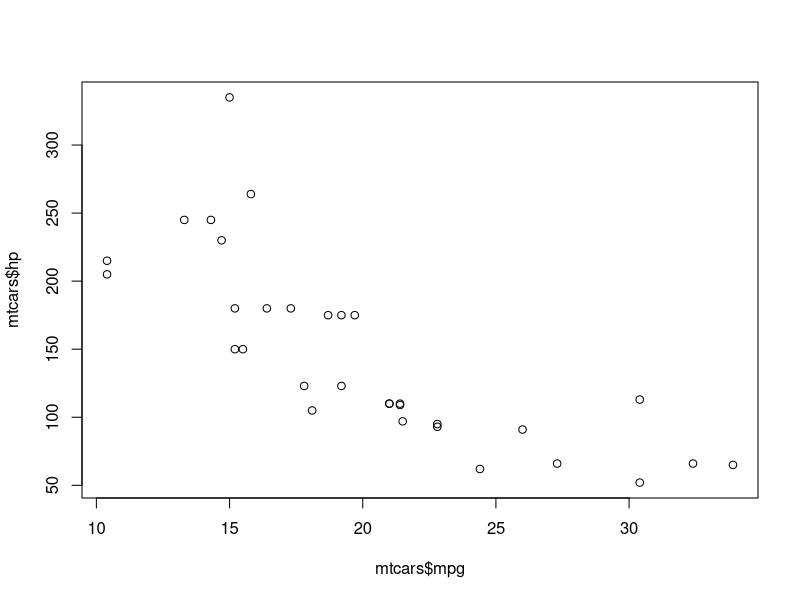
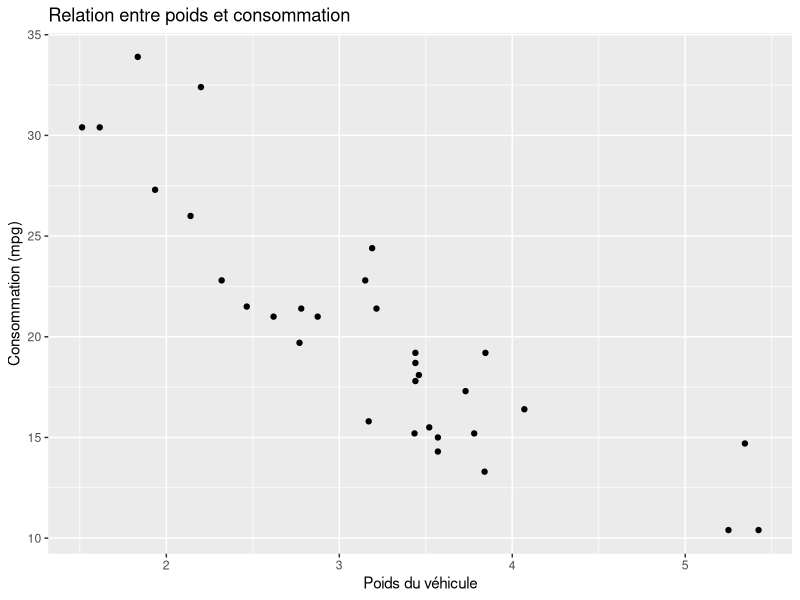
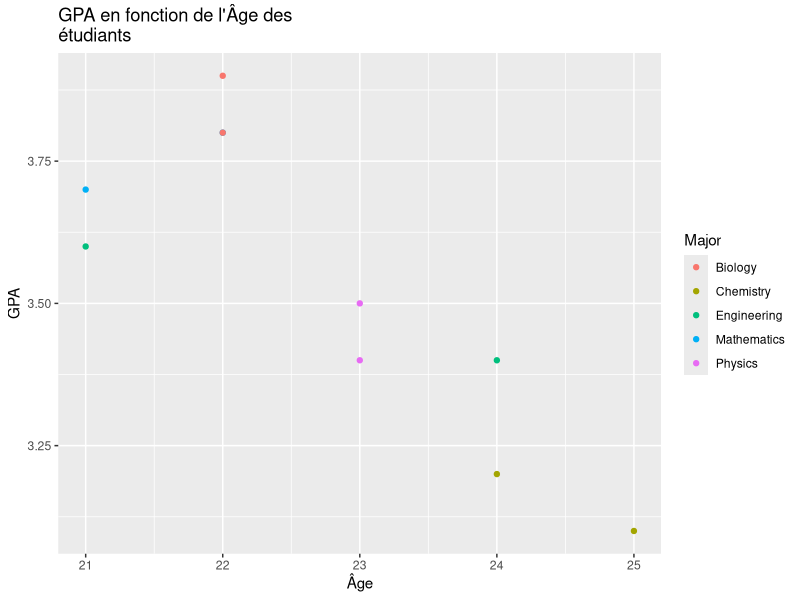

The R source for these figures, in order:
## ---- chunk 1
# Code R ici
## ---- chunk 2
        # Le code ne sera pas affiché, mais les résultats le seront.
        summary(mtcars)
## ---- chunk 3
    # Le code s’exécute mais les résultats ne s’affichent pas.
    summary(mtcars)
## ---- chunk 4
    # Pas de messages ni d’avertissements affichés
    library(ggplot2)
## ---- chunk 5
    plot(mtcars$mpg, mtcars$hp)
## ---- chunk 6
n <- 100
x <- rnorm(n)
y <- 2 * x + rnorm(n)
out <- lm(y ~ x)

library(xtable)
tab <- xtable(summary(out)$coef, digits = c(0, 2, 2, 1, 2))
print(tab)

## ---- chunk 7
library(ggplot2)
ggplot(data = mtcars, aes(x = wt, y = mpg)) +
  geom_point() +
  labs(title = "Relation entre poids et consommation",
       x = "Poids du véhicule",
       y = "Consommation (mpg)")

## ---- chunk 8

students_data <- data.frame( Student_ID = 1:10, Name = c("Awa",
"Mame Balla", "KC", "Célina", "Sarah", "PAN", "Samba", "Niass", "Ian",
"Jack"), Age = c(22, 23, 21, 24, 22, 23, 21, 24, 25, 22), GPA = c(3.8,
3.4, 3.6, 3.2, 3.9, 3.5, 3.7, 3.4, 3.1, 3.8), Major = c("Mathematics",
"Physics", "Engineering", "Chemistry", "Biology", "Physics",
"Mathematics", "Engineering", "Chemistry", "Biology") )

# Deuxième tableau : données de notes

grades_data <- data.frame( Student_ID = 1:10, Math_Grade = c(95, 87,
93, 80, 88, 85, 90, 92, 78, 85), Science_Grade = c(88, 85, 90, 80, 94,
89, 91, 87, 76, 82), History_Grade = c(85, 80, 88, 92, 89, 90, 86, 91,
84, 80) )
## ---- chunk 9

## ---- chunk 10
library(knitr) 
library(ggplot2)
## ---- chunk 11
kable(head(students_data, 5), caption = "5 Premières lignes de
students_data")
## ---- chunk 12
kable(head(grades_data, 7), caption = " 7 Premières lignes de
grades_data")
## ---- chunk 13
# Créer un graphique de GPA en fonctionde l'âge 
ggplot(data = students_data, aes(x = Age, y = GPA, color =
Major)) + geom_point() + labs(title = "GPA en fonction de l'Âge des
étudiants", x = "Âge", y = "GPA")
